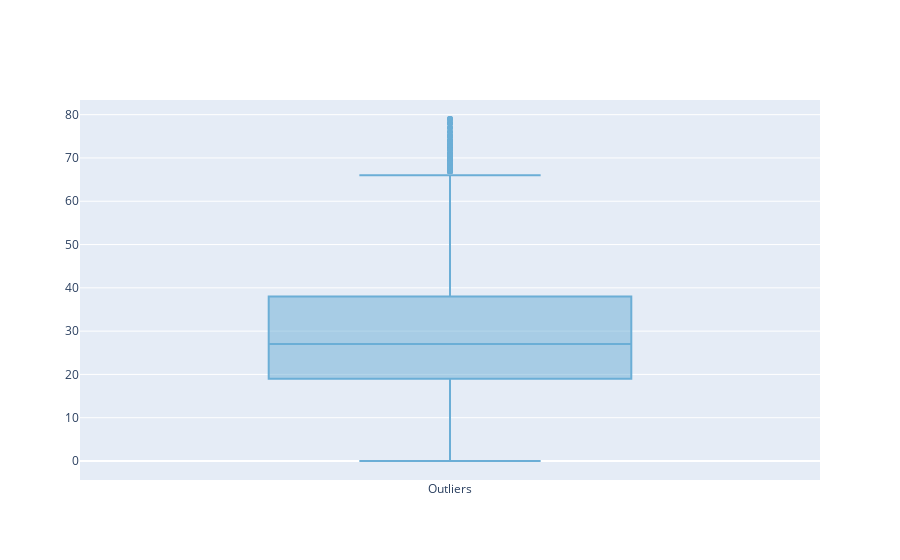

The cell this chart's notebook holds for it:
### Code cell
#Box plot of age column to track outliers
import plotly.graph_objects as go

fig = go.Figure()
fig.add_trace(go.Box(
    y=df["Age"],
    name="Outliers",
    boxpoints='outliers',
    marker_color='rgb(107,174,214)',
    line_color='rgb(107,174,214)'
))
fig.show()

### Figure 1 — Plotly figure (JSON) as saved in the notebook; plotly's stock layout.template omitted (floating-point values rounded to 4 significant figures; data arrays with more than 128 entries replaced by an {"elided": "..."} marker saying what was removed)
{"data": [{"boxpoints": "outliers", "line": {"color": "rgb(107,174,214)"}, "marker": {"color": "rgb(107,174,214)"}, "name": "Outliers", "type": "box", "y": {"elided": "8693 int values"}}], "layout": {}}
